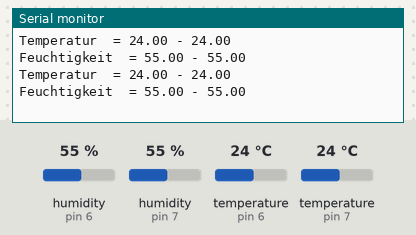
Recording of a sketch running on a simulated Arduino Uno, built with avr-gcc and run on an emulated ATmega328P. Parts: the last lines printed to the serial monitor. The test bench sets the inputs (shaded band); at power-on: humidity (sensors on pin 6, pin 7) 55 %, temperature (sensors on pin 6, pin 7) 24 °C.

Above: at 1.8 s.
1.9 s: humidity (sensor on pin 6) set to 22 %
At 2.5 s:
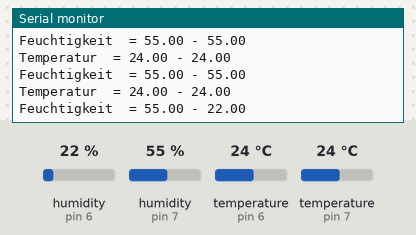
3.4 s: humidity (sensor on pin 7) set to 22 %
At 4.7 s:
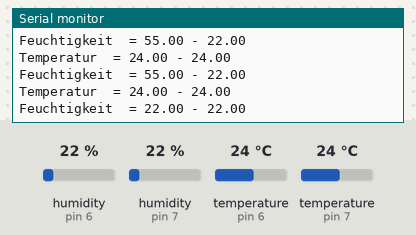
4.9 s: temperature (sensor on pin 6) set to 12 °C
At 6.1 s:
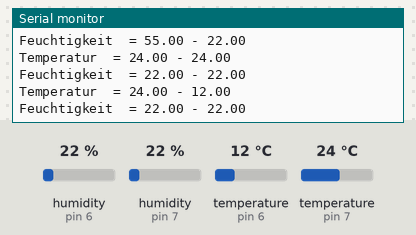
6.4 s: temperature (sensor on pin 7) set to 12 °C
At 7.8 s:
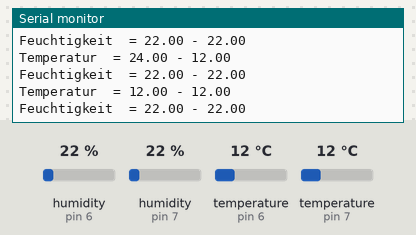
7.9 s: humidity (sensor on pin 6) set to 40 %
At 9.2 s:
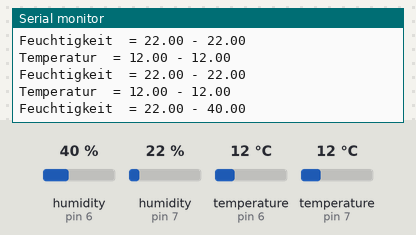
9.4 s: humidity (sensor on pin 7) set to 40 %
At 10.3 s:
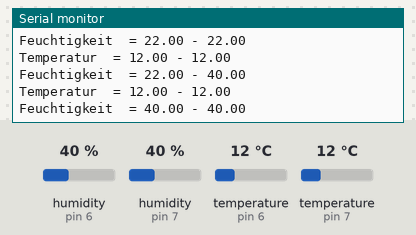
Timing chart, 0 to 11.9 s (numbered marks = the images above; inputs shaded):
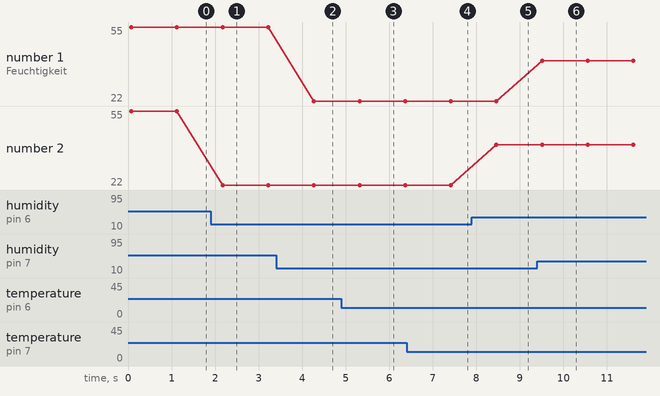

The sketch:

sketch_jul25a.ino
```cpp
#include <dht.h>

dht DHT1;
dht DHT2;

#define DHT11_PIN1 7
#define DHT11_PIN2 6
#define DHT11_PIN3 5

void setup(){
  Serial.begin(9600);
  pinMode(DHT11_PIN3, OUTPUT);
}

void loop()
{
  int chk1 = DHT1.read11(DHT11_PIN1);
  int chk2 = DHT2.read11(DHT11_PIN2);
  Serial.print("Temperatur  = ");
  Serial.print(DHT1.temperature);
  Serial.print(" - ");
  Serial.println(DHT2.temperature);
  Serial.print("Feuchtigkeit  = ");
  Serial.print(DHT1.humidity);
  Serial.print(" - ");
  Serial.println(DHT2.humidity);
    if(DHT2.humidity>36){
      digitalWrite(DHT11_PIN3,1);
    }
    else if(DHT2.humidity<36){
      digitalWrite(DHT11_PIN3,0);
      }
      else{
        digitalWrite(DHT11_PIN3,1);
        }
  delay(1000);
}
```

Measured:
- after the input at 1.9 s, the serial monitor: prints a new line after 0.27 s (image 1)
- after the input at 3.4 s, the serial monitor: prints a new line after 0.87 s (image 2)
- after the input at 4.9 s, the serial monitor: prints a new line after 0.39 s (image 3)
- after the input at 6.4 s, the serial monitor: prints a new line after 0.99 s (image 4)
- after the input at 7.9 s, the serial monitor: prints a new line after 0.56 s (image 5)
- after the input at 9.4 s, the serial monitor: prints a new line after 0.11 s (image 6)
- plotted number 2: 55 → 22 after the input at 1.9 s, 22 → 40 after the input at 7.9 s
